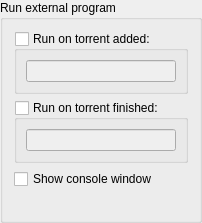
             <widget class="QGroupBox" name="autoRunBox">
              <property name="title">
               <string>Run external program</string>
              </property>
              <layout class="QVBoxLayout" name="verticalLayout_19">
               <item>
                <widget class="QGroupBox" name="groupBoxRunOnAdded">
                 <property name="title">
                  <string>Run on torrent added:</string>
                 </property>
                 <property name="checkable">
                  <bool>true</bool>
                 </property>
                 <property name="checked">
                  <bool>false</bool>
                 </property>
                 <layout class="QVBoxLayout" name="verticalLayout_39">
                  <item>
                   <widget class="QLineEdit" name="lineEditRunOnAdded"/>
                  </item>
                 </layout>
                </widget>
               </item>
               <item>
                <widget class="QGroupBox" name="groupBoxRunOnFinished">
                 <property name="title">
                  <string>Run on torrent finished:</string>
                 </property>
                 <property name="checkable">
                  <bool>true</bool>
                 </property>
                 <property name="checked">
                  <bool>false</bool>
                 </property>
                 <layout class="QVBoxLayout" name="verticalLayout_36">
                  <item>
                   <widget class="QLineEdit" name="lineEditRunOnFinished"/>
                  </item>
                 </layout>
                </widget>
               </item>
               <item>
                <widget class="QCheckBox" name="autoRunConsole">
                 <property name="text">
                  <string>Show console window</string>
                 </property>
                </widget>
               </item>
               <item>
                <widget class="QLabel" name="labelAutoRunParam">
                 <property name="wordWrap">
                  <bool>true</bool>
                 </property>
                </widget>
               </item>
              </layout>
             </widget>
